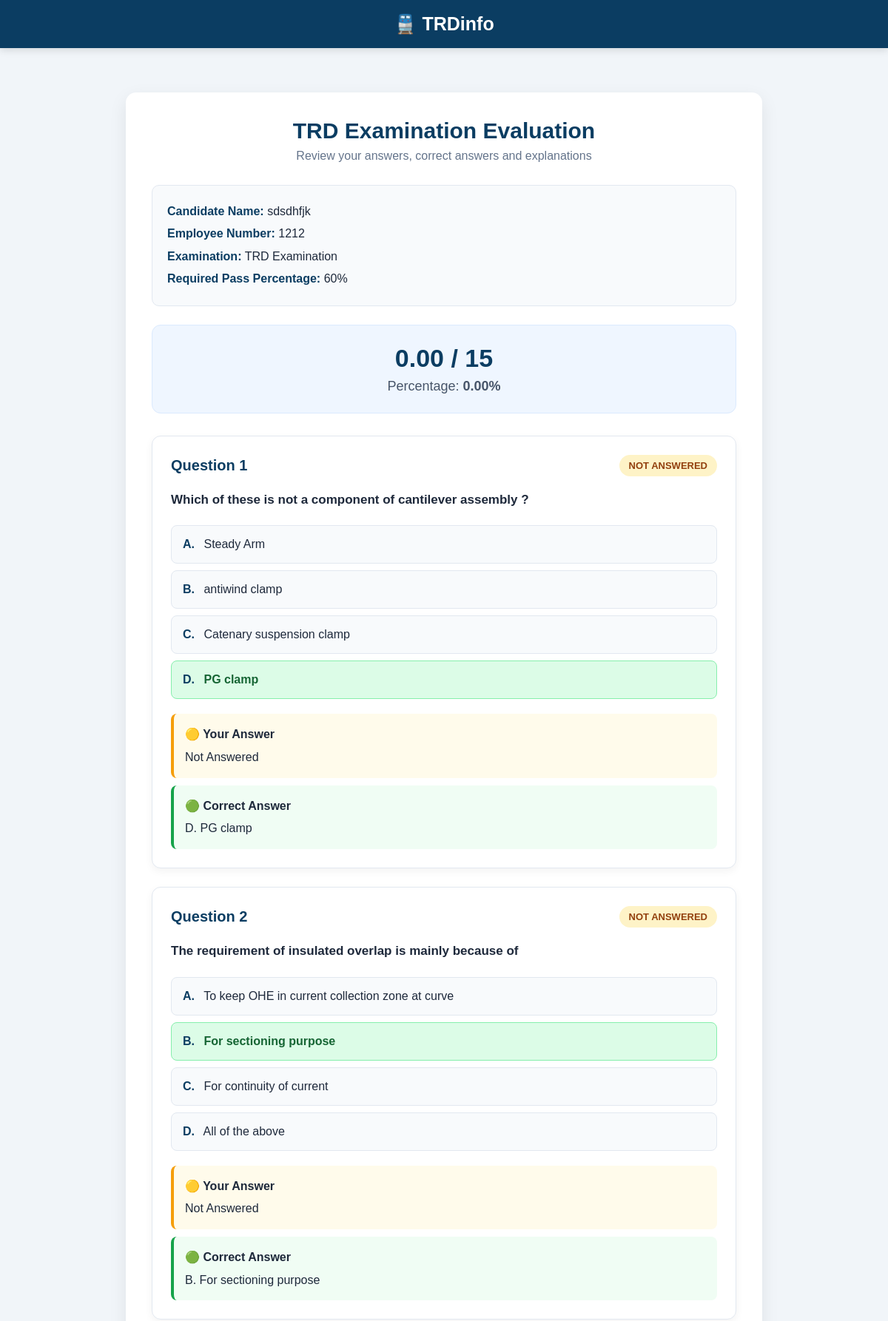
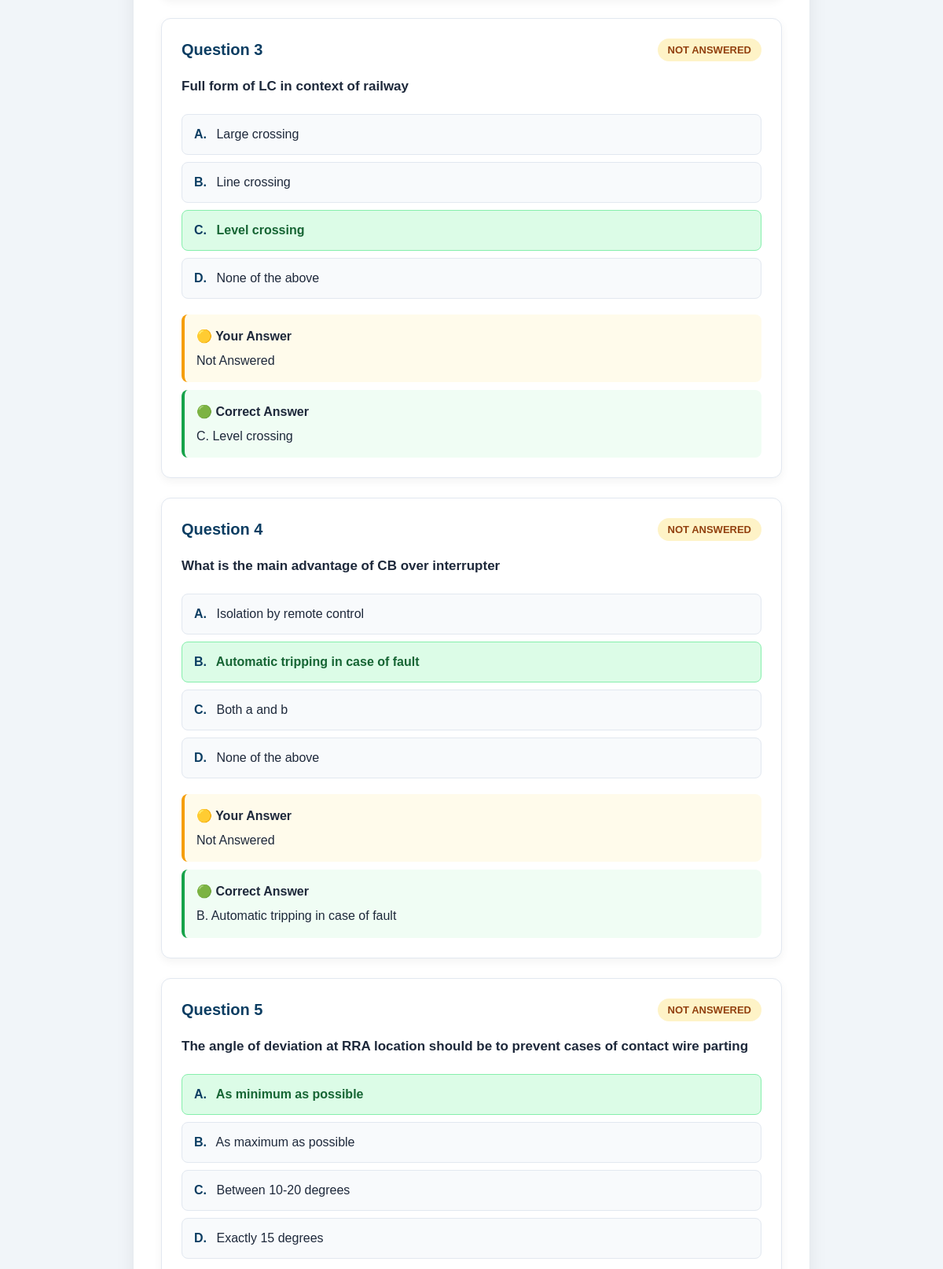
The app's page /evaluation/11/ (upper part) with its own data (2 pictures, top to bottom).
### exam/models.py (models this page shows, shortened)
class ExamAttempt(models.Model):
    candidate_name = models.CharField(
        max_length=200
    )
    employee_number = models.CharField(
        max_length=100
    )
    exam = models.ForeignKey(
        Exam,
        on_delete=models.CASCADE,
        related_name="attempts"
    )
    total_questions = models.PositiveIntegerField(
        default=0
    )
    attempted_questions = models.PositiveIntegerField(
        default=0
    )
    correct_answers = models.PositiveIntegerField(
        default=0
    )
    wrong_answers = models.PositiveIntegerField(
        default=0
    )
    unanswered_questions = models.PositiveIntegerField(
        default=0
    )
    score = models.DecimalField(
        max_digits=8,
        decimal_places=2,
        default=0
    )
    percentage = models.DecimalField(
        max_digits=6,
        decimal_places=2,
        default=0
    )
    passed = models.BooleanField(
        default=False
    )
    started_at = models.DateTimeField(
        auto_now_add=True
    )
    submitted_at = models.DateTimeField(
        null=True,
        blank=True
    )

class Exam(models.Model):
    name = models.CharField(
        max_length=200,
        default="TRD Examination"
    )
    number_of_questions = models.PositiveIntegerField(
        default=20
    )
    duration_minutes = models.PositiveIntegerField(
        default=30
    )
    pass_percentage = models.PositiveIntegerField(
        default=40
    )
    negative_marking = models.BooleanField(
        default=False
    )
    negative_marks = models.DecimalField(
        max_digits=4,
        decimal_places=2,
        default=0
    )
    active = models.BooleanField(
        default=True
    )
    created_at = models.DateTimeField(
        auto_now_add=True
    )

class ExamAnswer(models.Model):
    attempt = models.ForeignKey(
        ExamAttempt,
        on_delete=models.CASCADE,
        related_name="answers"
    )
    question = models.ForeignKey(
        Question,
        on_delete=models.CASCADE
    )
    selected_answer = models.CharField(
        max_length=1,
        blank=True
    )
    is_correct = models.BooleanField(
        default=False
    )
    marks_obtained = models.DecimalField(
        max_digits=6,
        decimal_places=2,
        default=0
    )

class Question(models.Model):
    DIFFICULTY_CHOICES = [
        ("EASY", "Easy"),
        ("MEDIUM", "Medium"),
        ("HARD", "Hard"),
    ]
    question_text = models.TextField(
        verbose_name="Question"
    )
    option_a = models.CharField(
        max_length=500,
        verbose_name="Option A"
    )
    option_b = models.CharField(
        max_length=500,
        verbose_name="Option B"
    )
    option_c = models.CharField(
        max_length=500,
        verbose_name="Option C"
    )
    option_d = models.CharField(
        max_length=500,
        verbose_name="Option D"
    )
    correct_answer = models.CharField(
        max_length=1,
        choices=[
            ("A", "A"),
            ("B", "B"),
            ("C", "C"),
            ("D", "D"),
        ],
        verbose_name="Correct Answer"
    )
    explanation = models.TextField(
        blank=True,
        verbose_name="Explanation"
    )
    difficulty = models.CharField(
        max_length=10,
        choices=DIFFICULTY_CHOICES,
        default="MEDIUM"
    )
    active = models.BooleanField(
        default=True
    )
    created_at = models.DateTimeField(
        auto_now_add=True
    )

### exam/views.py (the view)
def exam_evaluation(request, attempt_id):
    attempt = ExamAttempt.objects.get(
        id=attempt_id
    )
    answers = attempt.answers.select_related(
        "question"
    ).order_by(
        "id"
    )
    return render(
        request,
        "exam/evaluation.html",
        {
            "attempt": attempt,
            "answers": answers,
        }
    )

### templates/exam/evaluation.html (shortened to what this page needs)
<!DOCTYPE html>
<html lang="en">
<head>
</head>
<body>
<header class="header">
    <div class="logo">
        🚆 TRDinfo
    </div>
</header>
<div class="container">
    <div class="evaluation-card">
        <h1 class="title">
            TRD Examination Evaluation
        </h1>
        <p class="subtitle">
            Review your answers, correct answers and explanations
        </p>
        <div class="candidate">
            <strong>Candidate Name:</strong>
            {{ attempt.candidate_name }}
            <br>
            <strong>Employee Number:</strong>
            {{ attempt.employee_number }}
            <br>
            <strong>Examination:</strong>
            {{ attempt.exam.name }}
            <br>
            <strong>Required Pass Percentage:</strong>
            {{ attempt.exam.pass_percentage }}%
        </div>
        <div class="score-box">
            <div class="score">
                {{ attempt.score }}
                /
                {{ attempt.total_questions }}
            </div>
            <div class="percentage">
                Percentage:
                <strong>
                    {{ attempt.percentage }}%
                </strong>
            </div>
        </div>
        {% for answer in answers %}
        <div class="question-card">
            <div class="question-header">
                <div class="question-number">
                    Question {{ forloop.counter }}
                </div>
                {% if answer.selected_answer %}
                    {% if answer.is_correct %}
                        <span class="badge badge-correct">
                            ✓ CORRECT
                        </span>
                    {% else %}
                        <span class="badge badge-wrong">
                            ✗ WRONG
                        </span>
                    {% endif %}
                {% else %}
                    <span class="badge badge-unanswered">
                        NOT ANSWERED
                    </span>
                {% endif %}
            </div>
            <div class="question-text">
                {{ answer.question.question_text }}
            </div>
            <div class="options">
                <div class="option
                    {% if answer.question.correct_answer == 'A' %}
                        correct-option
                    {% elif answer.selected_answer == 'A' %}
                        selected-wrong
                    {% endif %}
                ">
                    <span class="option-letter">A.</span>
                    {{ answer.question.option_a }}
                </div>
                <div class="option
                    {% if answer.question.correct_answer == 'B' %}
                        correct-option
                    {% elif answer.selected_answer == 'B' %}
                        selected-wrong
                    {% endif %}
                ">
                    <span class="option-letter">B.</span>
                    {{ answer.question.option_b }}
                </div>
                <div class="option
                    {% if answer.question.correct_answer == 'C' %}
                        correct-option
                    {% elif answer.selected_answer == 'C' %}
                        selected-wrong
                    {% endif %}
                ">
                    <span class="option-letter">C.</span>
                    {{ answer.question.option_c }}
                </div>
                <div class="option
                    {% if answer.question.correct_answer == 'D' %}
                        correct-option
                    {% elif answer.selected_answer == 'D' %}
                        selected-wrong
                    {% endif %}
                ">
                    <span class="option-letter">D.</span>
                    {{ answer.question.option_d }}
                </div>
            </div>
            {% if answer.selected_answer %}
                <div class="answer-section">
                    {% if answer.is_correct %}
                        <div class="answer-box your-answer correct-answer">
                            <span class="answer-label">
                                🟢 Your Answer
                            </span>
                            {% if answer.selected_answer == 'A' %}
                                A. {{ answer.question.option_a }}
                            {% elif answer.selected_answer == 'B' %}
                                B. {{ answer.question.option_b }}
                            {% elif answer.selected_answer == 'C' %}
                                C. {{ answer.question.option_c }}
                            {% elif answer.selected_answer == 'D' %}
                                D. {{ answer.question.option_d }}
                            {% endif %}
                        </div>
                    {% else %}
                        <div class="answer-box your-answer">
                            <span class="answer-label">
                                🔴 Your Answer
                            </span>
                            {% if answer.selected_answer == 'A' %}
                                A. {{ answer.question.option_a }}
                            {% elif answer.selected_answer == 'B' %}
                                B. {{ answer.question.option_b }}
                            {% elif answer.selected_answer == 'C' %}
                                C. {{ answer.question.option_c }}
                            {% elif answer.selected_answer == 'D' %}
                                D. {{ answer.question.option_d }}
                            {% endif %}
                        </div>
                    {% endif %}
                </div>
            {% else %}
                <div class="answer-box"
                     style="background:#fffbeb;
                            border-left:4px solid #f59e0b;">
                    <span class="answer-label">
                        🟡 Your Answer
                    </span>
                    Not Answered
                </div>
            {% endif %}
            <div class="correct-answer-box">
                <span class="answer-label">
                    🟢 Correct Answer
                </span>
                {% if answer.question.correct_answer == 'A' %}
                    A. {{ answer.question.option_a }}
                {% elif answer.question.correct_answer == 'B' %}
                    B. {{ answer.question.option_b }}
                {% elif answer.question.correct_answer == 'C' %}
                    C. {{ answer.question.option_c }}
                {% elif answer.question.correct_answer == 'D' %}
                    D. {{ answer.question.option_d }}
                {% endif %}
            </div>
        </div>
        {% empty %}
        <div class="no-answer">
            No answers found for this examination.
        </div>
        {% endfor %}
    </div>
</div>
</body>
</html>

### templates/exam/evaluation.html (style rules this page uses)
* { box-sizing: border-box; margin: 0; padding: 0; }
body { font-family: Arial, Helvetica, sans-serif; background: #f1f5f9; min-height: 100vh; color: #1e293b; }
.header { background: #0b3d62; color: white; padding: 18px 7%; text-align: center; box-shadow: 0 3px 10px rgba(0,0,0,0.12); }
.logo { font-size: 25px; font-weight: bold; }
.container { max-width: 900px; margin: 40px auto; padding: 20px; }
.evaluation-card { background: white; border-radius: 14px; padding: 35px; box-shadow: 0 8px 25px rgba(0,0,0,0.08); }
.title { text-align: center; color: #0b3d62; margin-bottom: 8px; font-size: 30px; }
.subtitle { text-align: center; color: #64748b; margin-bottom: 30px; }
.candidate { background: #f8fafc; padding: 20px; border-radius: 10px; margin-bottom: 25px; line-height: 1.9; border: 1px solid #e2e8f0; }
.candidate strong { color: #0b3d62; }
.score-box { text-align: center; background: #eff6ff; border-radius: 12px; padding: 25px; margin-bottom: 30px; border: 1px solid #dbeafe; }
.score { font-size: 34px; font-weight: bold; color: #0b3d62; }
.percentage { font-size: 18px; margin-top: 8px; color: #475569; }
.question-card { background: #ffffff; border: 1px solid #e2e8f0; border-radius: 12px; padding: 25px; margin-bottom: 25px; box-shadow: 0 4px 12px rgba(0,0,0,0.05); }
.question-header { display: flex; justify-content: space-between; align-items: center; margin-bottom: 18px; gap: 10px; }
.question-number { color: #0b3d62; font-size: 20px; font-weight: bold; }
.badge { padding: 7px 13px; border-radius: 20px; font-size: 13px; font-weight: bold; }
.badge-unanswered { background: #fef3c7; color: #92400e; }
.question-text { font-size: 17px; font-weight: 600; line-height: 1.7; margin-bottom: 20px; color: #1e293b; }
.options { margin-bottom: 20px; }
.option { padding: 13px 15px; border-radius: 8px; margin-bottom: 9px; border: 1px solid #e2e8f0; background: #f8fafc; line-height: 1.5; }
.option-letter { font-weight: bold; margin-right: 8px; color: #0b3d62; }
.option.correct-option { background: #dcfce7; border-color: #86efac; color: #166534; font-weight: 600; }
.answer-box { padding: 15px; border-radius: 8px; margin-top: 10px; line-height: 1.6; }
.correct-answer-box { background: #f0fdf4; border-left: 4px solid #16a34a; margin-top: 10px; padding: 15px; border-radius: 8px; line-height: 1.6; }
.answer-label { font-weight: bold; display: block; margin-bottom: 5px; }

### records on screen
ExamAttempt: candidate_name "sdsdhfjk", employee_number "1212", exam.name "TRD Examination", exam.pass_percentage "60", score "0.00", total_questions "15", percentage "0.00"
ExamAnswer: selected_answer "NOT ANSWERED", question.question_text "Which of these is not a component of cantilever assembly ?", question.option_a "Steady Arm", question.option_b "antiwind clamp", question.option_c "Catenary suspension clamp", question.option_d "PG clamp"
ExamAnswer: selected_answer "NOT ANSWERED", question.question_text "The requirement of insulated overlap is mainly because of", question.option_a "To keep OHE in current collection zone at curve", question.option_b "For sectioning purpose", question.option_c "For continuity of current", question.option_d "All of the above"
ExamAnswer: selected_answer "NOT ANSWERED", question.question_text "Full form of LC in context of railway", question.option_a "Large crossing", question.option_b "Line crossing", question.option_c "Level crossing", question.option_d "None of the above"
ExamAnswer: selected_answer "NOT ANSWERED", question.question_text "What is the main advantage of CB over interrupter", question.option_a "Isolation by remote control", question.option_b "Automatic tripping in case of fault", question.option_c "Both a and b", question.option_d "None of the above"
ExamAnswer: selected_answer "NOT ANSWERED", question.question_text "The angle of deviation at RRA location should be to prevent cases of contact wire parting", question.option_a "As minimum as possible", question.option_b "As maximum as possible", question.option_c "Between 10-20 degrees", question.option_d "Exactly 15 degrees"
